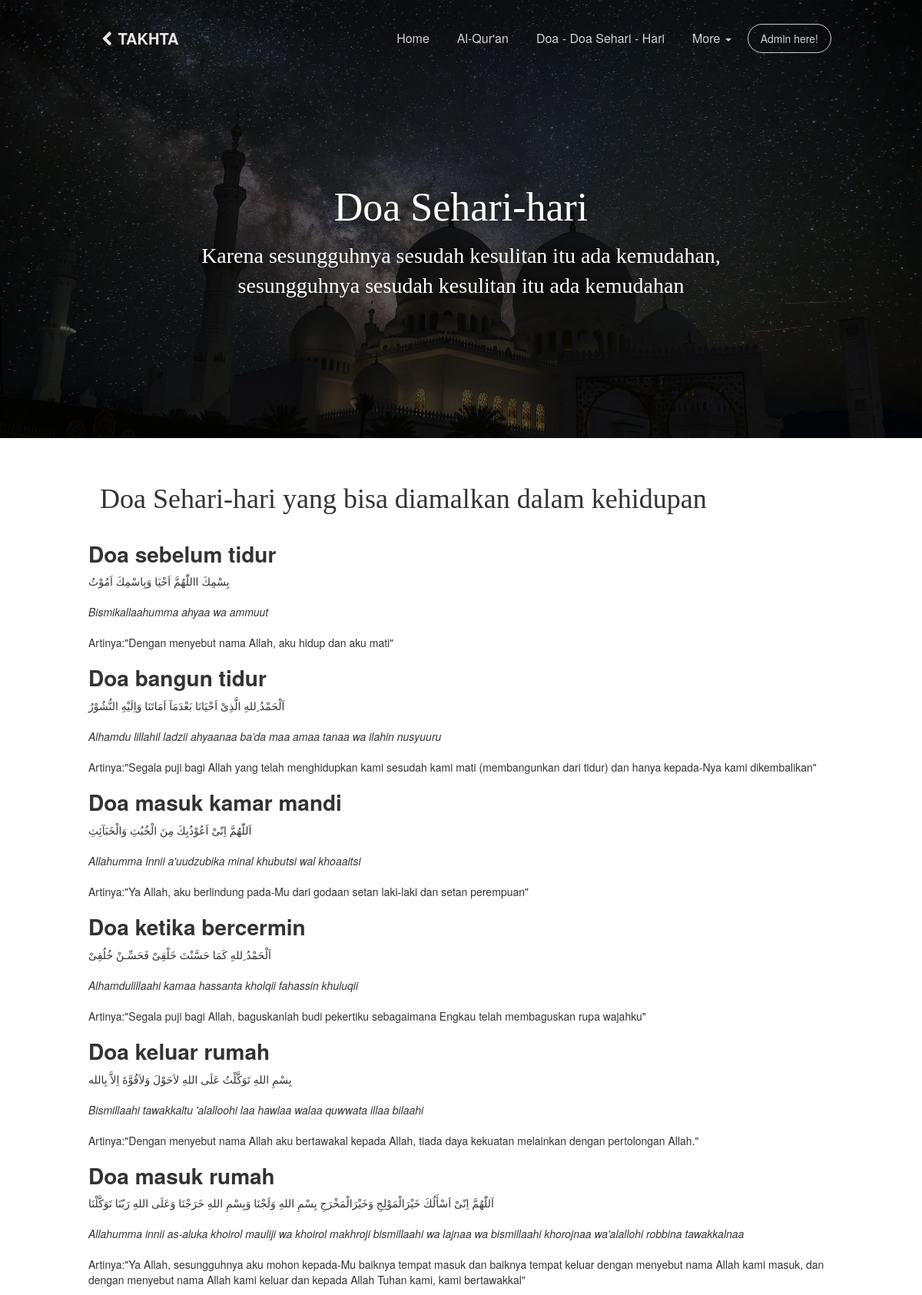
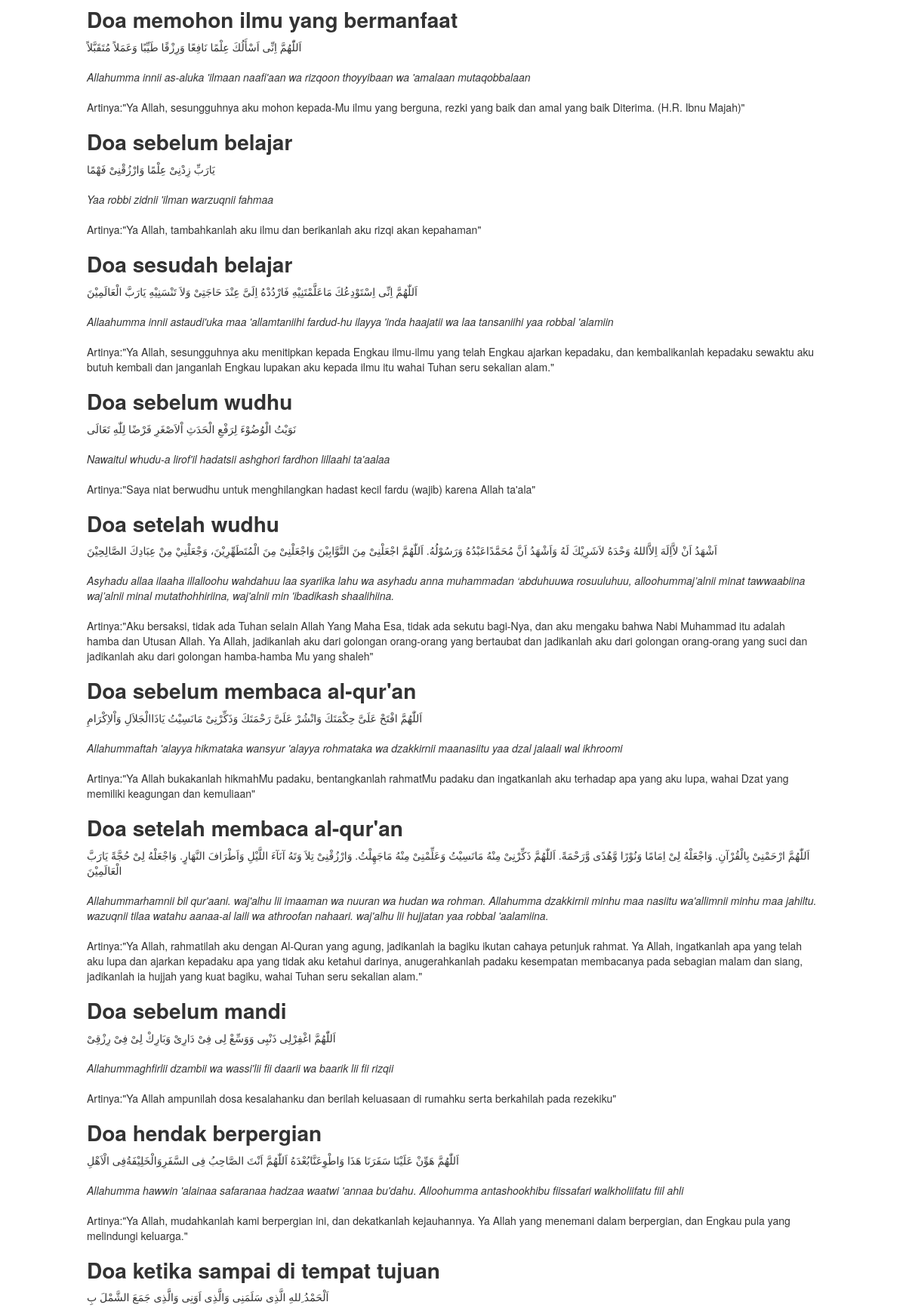
Screenshot of /doa/ (upper part) with the database file from the repository (2 pictures, top to bottom).
### content/models.py (models this page shows, shortened)
class Doa(models.Model):
    id = models.IntegerField(primary_key=True)
    doa = models.CharField(max_length=100)
    ayat  = models.CharField(max_length=1000)
    latin = models.TextField()
    artinya = models.TextField()

### alquranku/views.py (the view)
# urls.py: path('doa/', doa, name='doa'),
def doa(request):
    template_name = 'front/doa.html'
    doa = Doa.objects.all()
    context = {
        'title':'my blog',
        'doa':doa
    }
    return render(request, template_name, context)

### templates/front/doa.html (shortened to what this page needs)
{% load static %}
<!doctype html>
<html lang="en">
<head>
    <link href="{% static 'bootstrap3/css/bootstrap.min.css' %}" rel="stylesheet" />
    <link href="{% static 'front/css/gsdk.css' %}" rel="stylesheet"/>
    <link href="{% static 'front/css/examples.css' %}" rel="stylesheet"/>
    <link href="http://maxcdn.bootstrapcdn.com/font-awesome/4.4.0/css/font-awesome.min.css" rel="stylesheet">
    <link href="{% static 'front/css/pe-icon-7-stroke.css' %}" rel="stylesheet" />
</head>
<body class="blog-page">
    <nav class="navbar navbar-inverse navbar-transparent navbar-fixed-top" role="navigation">
        <div class="container">
        <div class="navbar-header">
          <a class="navbar-brand" href="http://gsdk.creative-tim.com"><i class="fa fa-chevron-left"></i> TAKHTA</a>
        </div>
        <div class="collapse navbar-collapse">
          <ul  class="nav navbar-nav navbar-right">
                <li>
                    <a href="{% url 'home' %}">
                         Home
                    </a>
                </li>
                <li class="">
                    <a href="{% url 'alquran' %}" class="" data-toggle="">
                         Al-Qur'an
                    </a>
                </li>
                <li class="">
                    <a href="{% url 'doa' %}" class="" data-toggle="">
                         Doa - Doa Sehari - Hari
                    </a>
                </li>
                <li class="dropdown">
                      <a href="#" class="dropdown-toggle" data-toggle="dropdown">
                        More
                        <b class="caret"></b>
                      </a>
                </li>
                <li>
                    {% if request.user.is_anonymous %}
                        <a href="{% url 'login' %}" class="btn btn-round btn-default">Admin here!</a>
                    {% else %}
                        <a href="{% url 'dashboard' %}" class="btn btn-round btn-default">Dashboard</a>
                    {% endif %}
                </li>
           </ul>
        </div>
      </div>
    </nav>
<div class="wrapper">
    <div class="parallax filter-black">
        <div class="parallax-image">
            <img src="{% static 'front/img/bulan.jpg' %}" alt="..." />
        </div>
        <div class="small-info">
            <h1 style="font-family:Arial Italic">Doa Sehari-hari</h1>
            <h3 style="font-family:Courier New Bold Italic"> Karena sesungguhnya sesudah kesulitan itu ada kemudahan, sesungguhnya sesudah kesulitan itu ada kemudahan</h3>
        </div>
    </div>
    <div class="section">
           <div class="container">
               <h2 style="font-family:Arial Italic">Doa Sehari-hari yang bisa diamalkan dalam kehidupan</h2>
               <div class="row">
                {% for a in doa  %}
                <h3><span><strong>{{a.doa}}</strong></span></h3>
                <table class="has-subtle-pale-blue-background-color has-background">
                    <tbody>
                        <tr><td class="has-text-align-center" data-align="center">{{a.ayat}}
                            <br>
                            <br>
                            <em>{{a.latin}}</em>
                            <br>
                            <br>Artinya:"{{a.artinya}}"</td>
                        </tr>
                    </tbody>
                </table>
                    {% endfor %}
               </div>
           </div>
    </div>
        </div>
</body>
</html>

### static/front/css/examples.css (style rules this page uses)
.parallax { width: 100%; height: 570px; overflow: hidden; display: block; }
.parallax .small-info { color: #FFFFFF; text-shadow: 0 0 10px rgba(0, 0, 0, 0.27); top: 37%; position: absolute; text-align: center; width: 100%; z-index: 2; }
.parallax .small-info h3 { max-width: 790px; margin: 0 auto; line-height: 1.4; }
.parallax .parallax-image img { width: 100%; position: relative; }
.filter-black { position: relative; }
.filter-black:after { position: absolute; left: 0; top: 0; width: 100%; height: 100%; display: block; z-index: 1; background-color: rgba(0, 0, 0, 0.66); content: ""; }
.about-us .container, .contact-us .container, .pricing .container, .blog-page .container, .ecommerce .container, .home .container, .product-page .container, .blog-post .container { max-width: 970px; }

### rows the page displays
Doa: doa "Doa sebelum tidur", ayat "بِسْمِكَ االلّٰهُمَّ اَحْيَا وَبِاسْمِكَ اَمُوْتُ", latin "Bismikallaahumma ahyaa wa ammuut", artinya "Dengan menyebut nama Allah, aku hidup dan aku mati"
Doa: doa "Doa bangun tidur", ayat "اَلْحَمْدُ ِللهِ الَّذِىْ اَحْيَانَا بَعْدَمَآ اَمَاتَنَا وَاِلَيْهِ النُّشُوْرُ", latin "Alhamdu lillahil ladzii ahyaanaa ba’da maa amaa tanaa wa ilahin nusyuuru", artinya "Segala puji bagi Allah yang telah menghidupkan kami sesudah kami mati (membangunkan dari tidur) dan hanya kepada-Nya kami dikembalikan"
Doa: doa "Doa masuk kamar mandi", ayat "اَللّٰهُمَّ اِنّىْ اَعُوْذُبِكَ مِنَ الْخُبُثِ وَالْخَبَآئِثِ", latin "Allahumma Innii a'uudzubika minal khubutsi wal khoaaitsi", artinya "Ya Allah, aku berlindung pada-Mu dari godaan setan laki-laki dan setan perempuan"
Doa: doa "Doa ketika bercermin", ayat "اَلْحَمْدُ ِللهِ كَمَا حَسَّنْتَ خَلْقِىْ فَحَسِّـنْ خُلُقِىْ", latin "Alhamdulillaahi kamaa hassanta kholqii fahassin khuluqii", artinya "Segala puji bagi Allah, baguskanlah budi pekertiku sebagaimana Engkau telah membaguskan rupa wajahku"
Doa: doa "Doa keluar rumah", ayat "بِسْمِ اللهِ تَوَكَّلْتُ عَلَى اللهِ لاَحَوْلَ وَلاَقُوَّةَ اِلاَّ بِالله", latin "Bismillaahi tawakkaltu 'alalloohi laa hawlaa walaa quwwata illaa bilaahi", artinya "Dengan menyebut nama Allah aku bertawakal kepada Allah, tiada daya kekuatan melainkan dengan pertolongan Allah."
Doa: doa "Doa masuk rumah", ayat "اَللّٰهُمَّ اِنّىْ اَسْأَلُكَ خَيْرَالْمَوْلِجِ وَخَيْرَالْمَخْرَجِ بِسْمِ اللهِ وَلَجْنَا وَبِسْمِ اللهِ خَرَجْنَا وَعَلَى اللهِ رَبّنَا تَوَكَّلْنَا", latin "Allahumma innii as-aluka khoirol mauliji wa khoirol makhroji bismillaahi wa lajnaa wa bismillaahi khorojnaa wa'alallohi robbina tawakkalnaa", artinya "Ya Allah, sesungguhnya aku mohon kepada-Mu baiknya tempat masuk dan baiknya tempat keluar dengan menyebut nama Allah kami masuk, dan dengan menyebut nama Allah kami keluar dan kepada Allah Tuhan kami, kami bertawakkal"
Doa: doa "Doa memohon ilmu yang bermanfaat", ayat "اَللّٰهُمَّ اِنِّى اَسْأَلُكَ عِلْمًا نَافِعًا وَرِزْقًا طَيِّبًا وَعَمَلاً مُتَقَبَّلاً", latin "Allahumma innii as-aluka 'ilmaan naafi'aan wa rizqoon thoyyibaan wa 'amalaan mutaqobbalaan", artinya "Ya Allah, sesungguhnya aku mohon kepada-Mu ilmu yang berguna, rezki yang baik dan amal yang baik Diterima. (H.R. Ibnu Majah)"
Doa: doa "Doa sebelum belajar", ayat "يَارَبِّ زِدْنِىْ عِلْمًا وَارْزُقْنِىْ فَهْمًا", latin "Yaa robbi zidnii 'ilman warzuqnii fahmaa", artinya "Ya Allah, tambahkanlah aku ilmu dan berikanlah aku rizqi akan kepahaman"
Doa: doa "Doa sesudah belajar", ayat "اَللّٰهُمَّ اِنِّى اِسْتَوْدِعُكَ مَاعَلَّمْتَنِيْهِ فَارْدُدْهُ اِلَىَّ عِنْدَ حَاجَتِىْ وَلاَ تَنْسَنِيْهِ يَارَبَّ الْعَالَمِيْنَ", latin "Allaahumma innii astaudi'uka maa 'allamtaniihi fardud-hu ilayya 'inda haajatii wa laa tansaniihi yaa robbal 'alamiin", artinya "Ya Allah, sesungguhnya aku menitipkan kepada Engkau ilmu-ilmu yang telah Engkau ajarkan kepadaku, dan kembalikanlah kepadaku sewaktu aku butuh kembali dan janganlah Engkau lupakan aku kepada ilmu itu wahai Tuhan seru sekalian alam."
Doa: doa "Doa sebelum wudhu", ayat "نَوَيْتُ الْوُضُوْءَ لِرَفْعِ الْحَدَثِ اْلاَصْغَرِ فَرْضًا لِلّٰهِ تَعَالَى", latin "Nawaitul whudu-a lirof'il hadatsii ashghori fardhon lillaahi ta'aalaa", artinya "Saya niat berwudhu untuk menghilangkan hadast kecil fardu (wajib) karena Allah ta'ala"
Doa: doa "Doa setelah wudhu", ayat "اَشْهَدُ اَنْ لاَّاِلَهَ اِلاَّاللهُ وَحْدَهُ لاَشَرِيْكَ لَهُ وَاَشْهَدُ اَنَّ مُحَمَّدًاعَبْدُهُ وَرَسُوْلُهُ. اَللّٰهُمَّ اجْعَلْنِىْ مِنَ التَّوَّابِيْنَ وَاجْعَلْنِىْ مِنَ الْمُتَطَهِّرِيْنَ، وَجْعَلْنِيْ مِنْ عِبَادِكَ الصَّالِحِيْنَ", latin "Asyhadu allaa ilaaha illalloohu wahdahuu laa syariika lahu wa asyhadu anna muhammadan ‘abduhuuwa rosuuluhuu, alloohummaj’alnii minat tawwaabiina waj’alnii minal mutathohhiriina, waj'alnii min 'ibadikash shaalihiina.", artinya "Aku bersaksi, tidak ada Tuhan selain Allah Yang Maha Esa, tidak ada sekutu bagi-Nya, dan aku mengaku bahwa Nabi Muhammad itu adalah hamba dan Utusan Allah. Ya Allah, jadikanlah aku dari golongan orang-orang yang bertaubat dan jadikanlah aku dari golongan orang-orang yang suci dan jadikanlah aku dari golongan hamba-hamba Mu yang shaleh"
Doa: doa "Doa sebelum membaca al-qur'an", ayat "اَللّٰهُمَّ افْتَحْ عَلَىَّ حِكْمَتَكَ وَانْشُرْ عَلَىَّ رَحْمَتَكَ وَذَكِّرْنِىْ مَانَسِيْتُ يَاذَاالْجَلاَلِ وَاْلاِكْرَامِ", latin "Allahummaftah 'alayya hikmataka wansyur 'alayya rohmataka wa dzakkirnii maanasiitu yaa dzal jalaali wal ikhroomi", artinya "Ya Allah bukakanlah hikmahMu padaku, bentangkanlah rahmatMu padaku dan ingatkanlah aku terhadap apa yang aku lupa, wahai Dzat yang memiliki keagungan dan kemuliaan"
Doa: doa "Doa setelah membaca al-qur'an", ayat "اَللّٰهُمَّ ارْحَمْنِىْ بِالْقُرْآنِ. وَاجْعَلْهُ لِىْ اِمَامًا وَنُوْرًا وَّهُدًى وَّرَحْمَةً. اَللّٰهُمَّ ذَكِّرْنِىْ مِنْهُ مَانَسِيْتُ وَعَلِّمْنِىْ مِنْهُ مَاجَهِلْتُ. وَارْزُقْنِىْ تِلاَ وَتَهُ آنَآءَ اللَّيْلِ وَاَطْرَافَ النَّهَارٍ. وَاجْعَلْهُ لِىْ حُجَّةً يَارَبَّ الْعَالَمِيْنَ", latin "Allahummarhamnii bil qur'aani. waj'alhu lii imaaman wa nuuran wa hudan wa rohman. Allahumma dzakkirnii minhu maa nasiitu wa'allimnii minhu maa jahiltu. wazuqnii tilaa watahu aanaa-al laili wa athroofan nahaari. waj'alhu lii hujjatan yaa robbal 'aalamiina.", artinya "Ya Allah, rahmatilah aku dengan Al-Quran yang agung, jadikanlah ia bagiku ikutan cahaya petunjuk rahmat. Ya Allah, ingatkanlah apa yang telah aku lupa dan ajarkan kepadaku apa yang tidak aku ketahui darinya, anugerahkanlah padaku kesempatan membacanya pada sebagian malam dan siang, jadikanlah ia hujjah yang kuat bagiku, wahai Tuhan seru sekalian alam."
Doa: doa "Doa sebelum mandi", ayat "اَللّٰهُمَّ اغْفِرْلِى ذَنْبِى وَوَسِّعْ لِى فِىْ دَارِىْ وَبَارِكْ لِىْ فِىْ رِزْقِىْ", latin "Allahummaghfirlii dzambii wa wassi'lii fii daarii wa baarik lii fii rizqii", artinya "Ya Allah ampunilah dosa kesalahanku dan berilah keluasaan di rumahku serta berkahilah pada rezekiku"
Doa: doa "Doa hendak berpergian", ayat "اَللّٰهُمَّ هَوِّنْ عَلَيْنَا سَفَرَنَا هَذَا وَاطْوِعَنَّابُعْدَهُ اَللّٰهُمَّ اَنْتَ الصَّاحِبُ فِى السَّفَرِوَالْخَلِيْفَةُفِى الْاَهْلِ", latin "Allahumma hawwin 'alainaa safaranaa hadzaa waatwi 'annaa bu'dahu. Alloohumma antashookhibu fiissafari walkholiifatu fiil ahli", artinya "Ya Allah, mudahkanlah kami berpergian ini, dan dekatkanlah kejauhannya. Ya Allah yang menemani dalam berpergian, dan Engkau pula yang melindungi keluarga."
Doa: doa "Doa ketika sampai di tempat tujuan", ayat "اَلْحَمْدُ ِللهِ الَّذِى سَلَمَنِى وَالَّذِى اَوَنِى وَالَّذِى جَمَعَ الشَّمْلَ بِ"
